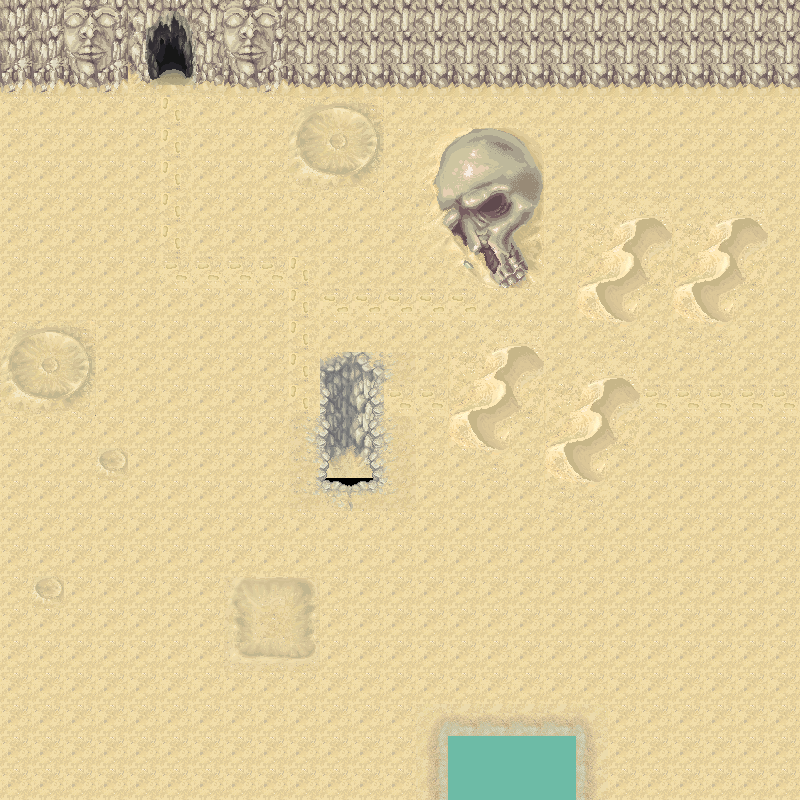

This game map was drawn from its Tiled (.tmx) file and the tilesets committed beside it. A one-line description and the trimmed map source follow:
An orthogonal 25x25 tile map with 32x32 px tiles, 2 tile layers (Tile Layer 1, Collision), 3 tilesets.

<map version="1.0" orientation="orthogonal" width="25" height="25" tilewidth="32" tileheight="32">
 <tileset firstgid="1" name="Aavikko" tilewidth="32" tileheight="32">
  <image source="desert_1_0_6.png" width="593" height="444" />
 </tileset>
 <tileset firstgid="235" name="treesv6_0_0" tilewidth="32" tileheight="32">
  <image source="treesv6_0_0.jpg" width="672" height="192" />
 </tileset>
 <tileset firstgid="361" name="ground_tiles" tilewidth="32" tileheight="32">
  <image source="ground_tiles.png" width="672" height="701" />
 </tileset>
 <layer name="Tile Layer 1" width="25" height="25">
  <data>[625 cells, 625 non-empty, 94 distinct tile ids]</data>
 </layer>
 <layer name="Collision" width="25" height="25">
  <data>[625 cells, 0 non-empty, 0 distinct tile ids]</data>
 </layer>
</map>
